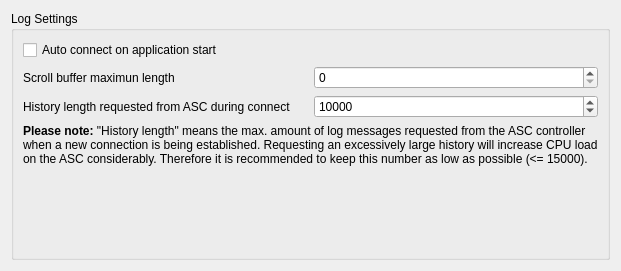
<?xml version="1.0" encoding="UTF-8"?>
<ui version="4.0">
 <class>LogSettingsPage</class>
 <widget class="QWidget" name="LogSettingsPage">
  <property name="geometry">
   <rect>
    <x>0</x>
    <y>0</y>
    <width>621</width>
    <height>271</height>
   </rect>
  </property>
  <property name="windowTitle">
   <string>Log</string>
  </property>
  <layout class="QVBoxLayout" name="verticalLayout">
   <item>
    <widget class="QGroupBox" name="gbLogSettings">
     <property name="title">
      <string>Log Settings</string>
     </property>
     <layout class="QVBoxLayout" name="verticalLayout_2">
      <item>
       <widget class="QCheckBox" name="cbAutoConnect">
        <property name="toolTip">
         <string>Connect to the last ASC controller automatically on application start</string>
        </property>
        <property name="text">
         <string>Auto connect on application start</string>
        </property>
       </widget>
      </item>
      <item>
       <layout class="QGridLayout" name="gridLayout">
        <item row="0" column="0">
         <widget class="QLabel" name="label_2">
          <property name="text">
           <string>Scroll buffer maximun length</string>
          </property>
         </widget>
        </item>
        <item row="0" column="1">
         <widget class="QSpinBox" name="sbMaxScrollBuffer">
          <property name="toolTip">
           <string>&lt;html&gt;&lt;head/&gt;&lt;body&gt;&lt;p&gt;0 = unlimited (this may eat up all your memory - you have been warned!)&lt;/p&gt;&lt;/body&gt;&lt;/html&gt;</string>
          </property>
          <property name="maximum">
           <number>100000</number>
          </property>
          <property name="singleStep">
           <number>100</number>
          </property>
         </widget>
        </item>
        <item row="1" column="0">
         <widget class="QLabel" name="label">
          <property name="text">
           <string>History length requested from ASC during connect</string>
          </property>
         </widget>
        </item>
        <item row="1" column="1">
         <widget class="QSpinBox" name="sbASCHistoryLength">
          <property name="toolTip">
           <string>0 = unlimited (use with caution!)</string>
          </property>
          <property name="suffix">
           <string/>
          </property>
          <property name="maximum">
           <number>100000</number>
          </property>
          <property name="singleStep">
           <number>100</number>
          </property>
          <property name="value">
           <number>10000</number>
          </property>
         </widget>
        </item>
       </layout>
      </item>
      <item>
       <widget class="QLabel" name="lASCHistoryDescription">
        <property name="text">
         <string>&lt;html&gt;&lt;head/&gt;&lt;body&gt;&lt;p&gt;&lt;span style=&quot; font-weight:600;&quot;&gt;Please note:&lt;/span&gt; &amp;quot;History length&amp;quot; means the max. amount of log messages requested from the ASC controller when a new connection is being established. Requesting an excessively large history will increase CPU load on the ASC considerably. Therefore it is recommended to keep this number as low as possible (&amp;lt;= 15000).&lt;/p&gt;&lt;/body&gt;&lt;/html&gt;</string>
        </property>
        <property name="wordWrap">
         <bool>true</bool>
        </property>
       </widget>
      </item>
      <item>
       <spacer name="verticalSpacer">
        <property name="orientation">
         <enum>Qt::Vertical</enum>
        </property>
        <property name="sizeHint" stdset="0">
         <size>
          <width>20</width>
          <height>40</height>
         </size>
        </property>
       </spacer>
      </item>
     </layout>
    </widget>
   </item>
  </layout>
 </widget>
 <resources/>
 <connections/>
</ui>
